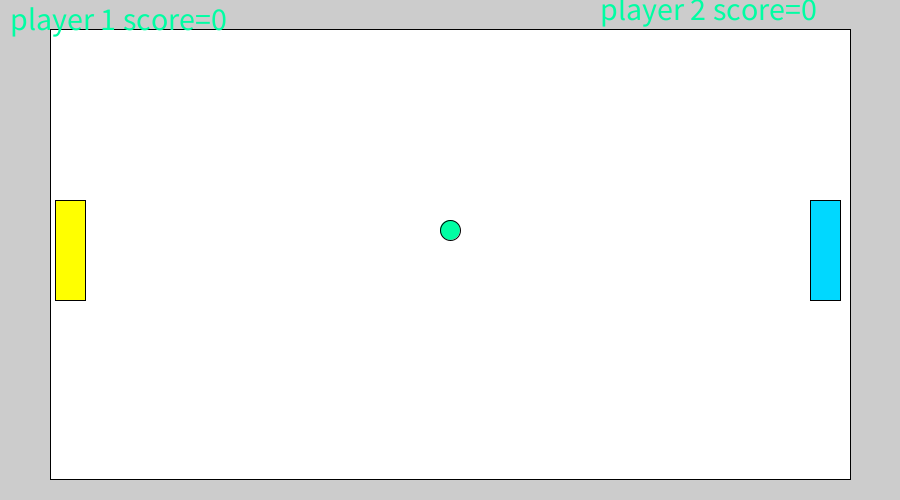
Frame 1 (no input)
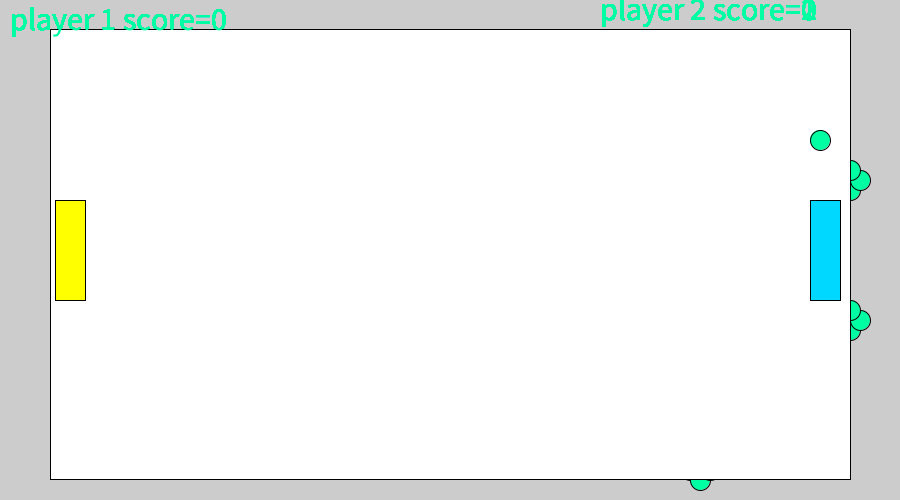
Frame 60 (the mouse pressed at the canvas centre just before this capture)
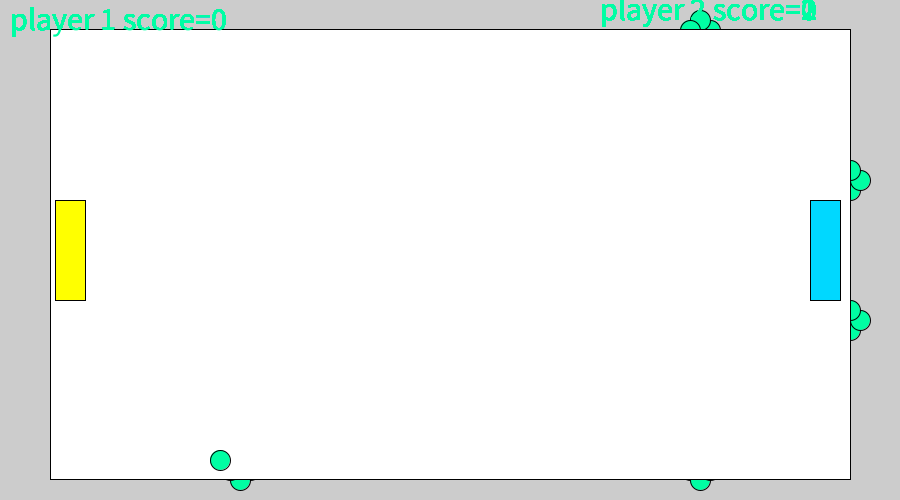
Frame 120 (the mouse held since frame 60 and released just before this capture)

The Processing sketch that drew these frames (run headless with seeded random() and noise(); from frame 60 on, the mouse is pressed at the canvas centre):

// Processing sketch: paddle
// ── paddle.pde
int leftBoard=50;
int topBoard=29;
int rightBoard=800;
int bottomBoard=450;
int ballX=450;
int ballY=230;
int ballSpeedX=10;
int ballspeedY=10;
int ballDiameter=20;
int rpadx=810;
int rpady=200;
int rpadlength=30;
int rpadwidth=100;
int lpadx=55;
int lpady=200;
int lpadlength=30;
int lpadwidth=100;
int p1score=0;
int p2score=0;

void setup() {
  size(900, 500);
}

void draw() {
  fill(255, 255, 255);


  rect(leftBoard, topBoard, rightBoard, bottomBoard);
  fill(0, 254, 163);
  ellipse(ballX, ballY, ballDiameter, ballDiameter);

  if (ballX  > rightBoard+leftBoard ) {
    ballSpeedX=-ballSpeedX;
     p2score=p2score+1;
  }
  if (ballX > rpadx && ballY>rpady && ballY< rpady+ rpadwidth) {
    ballSpeedX=-ballSpeedX;
  }
    if(ballX<= lpadx+lpadlength && ballY>= lpady && ballY<= lpady+lpadwidth){
    ballSpeedX=-ballSpeedX;
    println(lpadwidth);
   }
   if(keyPressed && key=='q'){
//     lpady=lpady-4;
     lpady -= 2;
   }
   if(keyPressed && key=='a'){
     lpady+=2;
   }
   if(keyPressed && key=='9'){
     rpady-=2;
   }
   if(keyPressed&&key=='6'){
     rpady+=2;
   }

  if (ballX<leftBoard) {
   ballSpeedX=-ballSpeedX;
    p1score=p1score+1;
 }
  if (ballY> bottomBoard+topBoard) {
    ballspeedY=-ballspeedY;
  }
  if (ballY<topBoard) {
    ballspeedY=-ballspeedY;
  }

  ballX=ballX+ballSpeedX;
  ballY=ballY+ballspeedY;
  println("X: " + mouseX + " Y: " + mouseY);
 textSize(32);
 text("player 1 score="+p1score,10,30);
 text("player 2 score="+p2score,600,20);
  fill(0, 216, 255);
  rect(rpadx, rpady, rpadlength, rpadwidth);

  fill(255, 255, 0);
  rect(lpadx, lpady, lpadlength, lpadwidth);
}  //end draw
